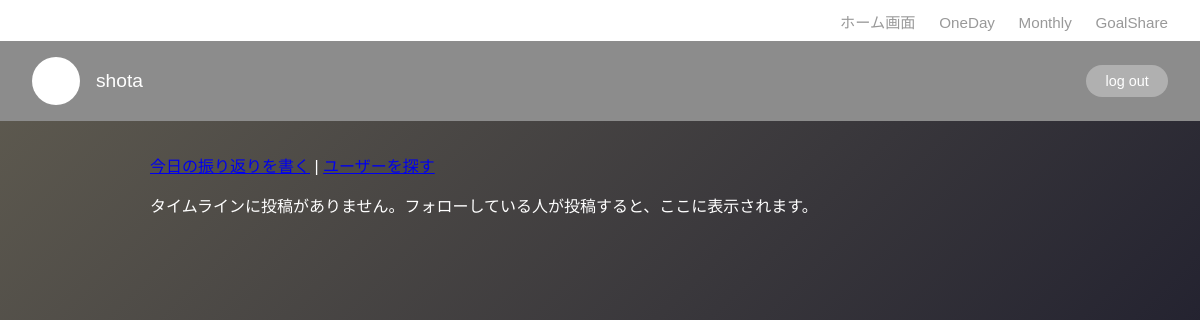
The app's page /goalshare/ (signed in), older data.
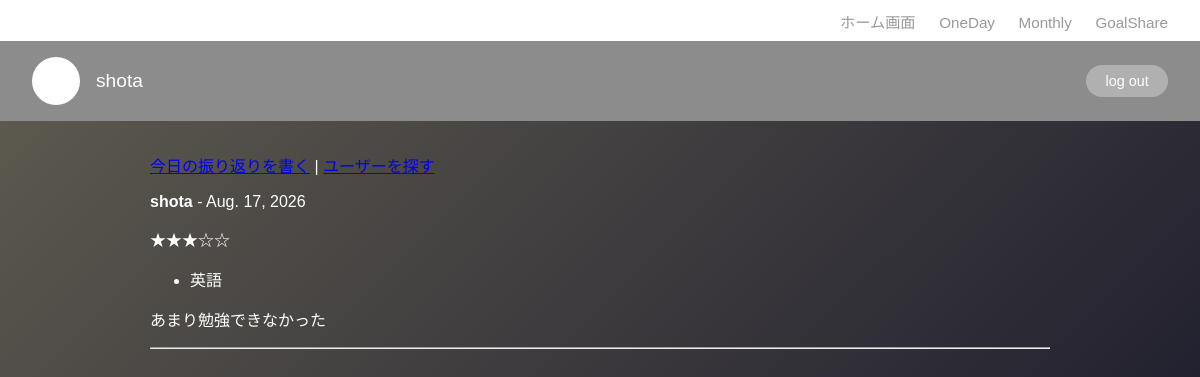
The same page, newer data.
### GoalShare/models.py (models this page shows, shortened)
class DailyReflection(models.Model):
    user = models.ForeignKey(User, on_delete=models.CASCADE, related_name='reflections')
    date = models.DateField(default=timezone.localdate)
    rating = models.PositiveSmallIntegerField(null=True, blank=True)
    comment = models.TextField(blank=True)
    completed_tasks_snapshot = models.TextField(blank=True)
    created_at = models.DateTimeField(auto_now_add=True)
    class Meta:
        unique_together = ('user', 'date')
        ordering = ['-date']

### GoalShare/views.py (the view)
# urls.py: path('goalshare/', views.timeline, name='goalshare_timeline'),
@login_required
def timeline(request):
    following_ids = request.user.following.values_list('following_id', flat=True)
    reflections = DailyReflection.objects.filter(
        user_id__in=list(following_ids) + [request.user.id]
    ).select_related('user')
    context = {
        'reflections': reflections,
    }
    return render(request, 'goalshare/timeline.html', context)

### templates/goalshare/timeline.html (shortened to what this page needs)
{% extends 'base.html' %}
{% block content %}
    <p>
        <a href="{% url 'goalshare_reflection_create' %}">今日の振り返りを書く</a> |
        <a href="{% url 'goalshare_user_search' %}">ユーザーを探す</a>
    </p>
    {% for reflection in reflections %}
        <div class="reflection-card">
            <p><strong>{{ reflection.user.username }}</strong> - {{ reflection.date }}</p>
            {% if reflection.rating %}
                <p>{% for i in "12345" %}{% if forloop.counter <= reflection.rating %}★{% else %}☆{% endif %}{% endfor %}</p>
            {% endif %}
            {% if reflection.completed_tasks_snapshot %}
                <ul>
                    {% for task in reflection.completed_tasks_snapshot.splitlines %}
                        <li>{{ task }}</li>
                    {% endfor %}
                </ul>
            {% endif %}
            {% if reflection.comment %}
                <p>{{ reflection.comment }}</p>
            {% endif %}
        </div>
        <hr>
    {% empty %}
        <p>タイムラインに投稿がありません。フォローしている人が投稿すると、ここに表示されます。</p>
    {% endfor %}
{% endblock %}

Row changes from the older to the newer data that the page shows:
added DailyReflection: user.username "shota", date "Aug. 17, 2026", rating 3 (drawn), splitlines "英語", comment "あまり勉強できなかった"
Text that changed along with them:
text no longer shown: "タイムラインに投稿がありません。フォローしている人が投稿すると、ここに表示されます。"
